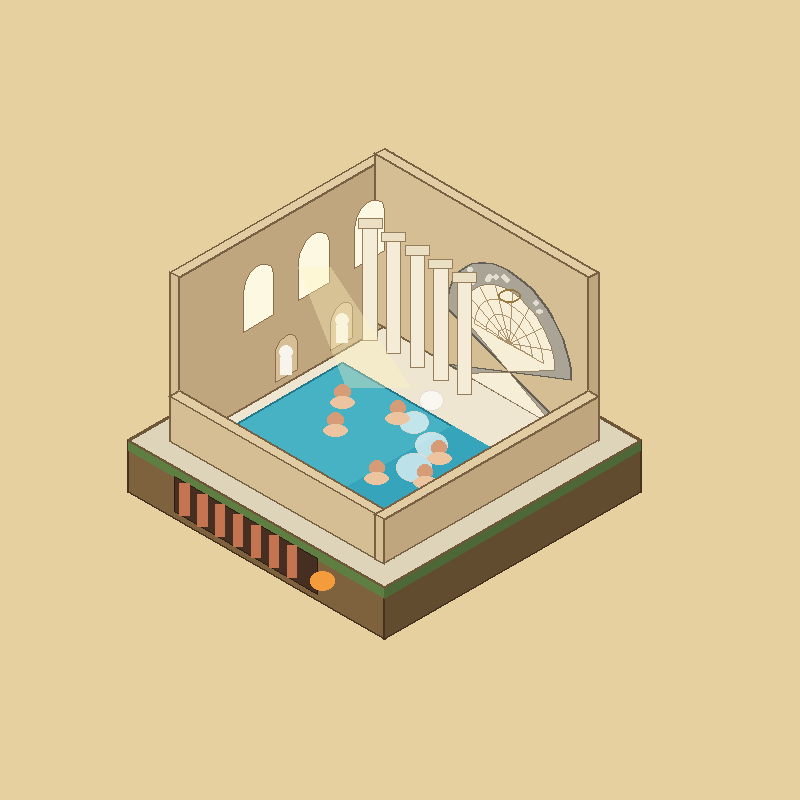

This chart was generated by the following Python code:
import time
src = open("scripts/wireframe_v16.py", encoding="utf-8").read()
exec(compile(src, "wireframe_v16.py", "exec"))
bgl = Layer(130, 85, 230, 185, "t", bg=BG + (255,))
l = Layer(130, 85, 230, 185, "bath")
draw_bath(l, 178, 140, 64)
print(l.measure())
bgl.paste(l)
out = bgl.img.resize((bgl.w // SS * 2, bgl.h // SS * 2), Image.LANCZOS).convert("RGB")
out.save("out/v16_work/test6.png"); print(out.size)
